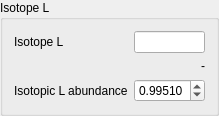
                        <widget class="QGroupBox" name="groupBox_ISOB">
                         <property name="title">
                          <string>Isotope L</string>
                         </property>
                         <layout class="QGridLayout" name="gridLayout_33">
                          <item row="0" column="0">
                           <layout class="QGridLayout" name="gridLayout_32">
                            <item row="1" column="0" colspan="2">
                             <widget class="QLabel" name="isotopeBMassLabel">
                              <property name="sizePolicy">
                               <sizepolicy hsizetype="Minimum" vsizetype="Preferred">
                                <horstretch>0</horstretch>
                                <verstretch>0</verstretch>
                               </sizepolicy>
                              </property>
                              <property name="text">
                               <string>-</string>
                              </property>
                              <property name="alignment">
                               <set>Qt::AlignRight|Qt::AlignTrailing|Qt::AlignVCenter</set>
                              </property>
                              <property name="margin">
                               <number>3</number>
                              </property>
                             </widget>
                            </item>
                            <item row="0" column="0">
                             <widget class="QLabel" name="label_27">
                              <property name="sizePolicy">
                               <sizepolicy hsizetype="Minimum" vsizetype="Preferred">
                                <horstretch>0</horstretch>
                                <verstretch>0</verstretch>
                               </sizepolicy>
                              </property>
                              <property name="text">
                               <string>Isotope L</string>
                              </property>
                              <property name="margin">
                               <number>3</number>
                              </property>
                             </widget>
                            </item>
                            <item row="0" column="1">
                             <widget class="QLineEdit" name="isotopeBText">
                              <property name="sizePolicy">
                               <sizepolicy hsizetype="Ignored" vsizetype="Fixed">
                                <horstretch>0</horstretch>
                                <verstretch>0</verstretch>
                               </sizepolicy>
                              </property>
                              <property name="frame">
                               <bool>true</bool>
                              </property>
                             </widget>
                            </item>
                            <item row="2" column="0">
                             <widget class="QLabel" name="label_10">
                              <property name="sizePolicy">
                               <sizepolicy hsizetype="Minimum" vsizetype="Preferred">
                                <horstretch>0</horstretch>
                                <verstretch>0</verstretch>
                               </sizepolicy>
                              </property>
                              <property name="toolTip">
                               <string>Purity of the Isotope Growth Media</string>
                              </property>
                              <property name="text">
                               <string>Isotopic L abundance</string>
                              </property>
                              <property name="margin">
                               <number>3</number>
                              </property>
                             </widget>
                            </item>
                            <item row="2" column="1">
                             <widget class="QDoubleSpinBox" name="isotopicAbundanceB">
                              <property name="sizePolicy">
                               <sizepolicy hsizetype="Fixed" vsizetype="Fixed">
                                <horstretch>0</horstretch>
                                <verstretch>0</verstretch>
                               </sizepolicy>
                              </property>
                              <property name="decimals">
                               <number>5</number>
                              </property>
                              <property name="maximum">
                               <double>1.000000000000000</double>
                              </property>
                              <property name="singleStep">
                               <double>0.001000000000000</double>
                              </property>
                              <property name="value">
                               <double>0.995100000000000</double>
                              </property>
                             </widget>
                            </item>
                           </layout>
                          </item>
                         </layout>
                        </widget>
